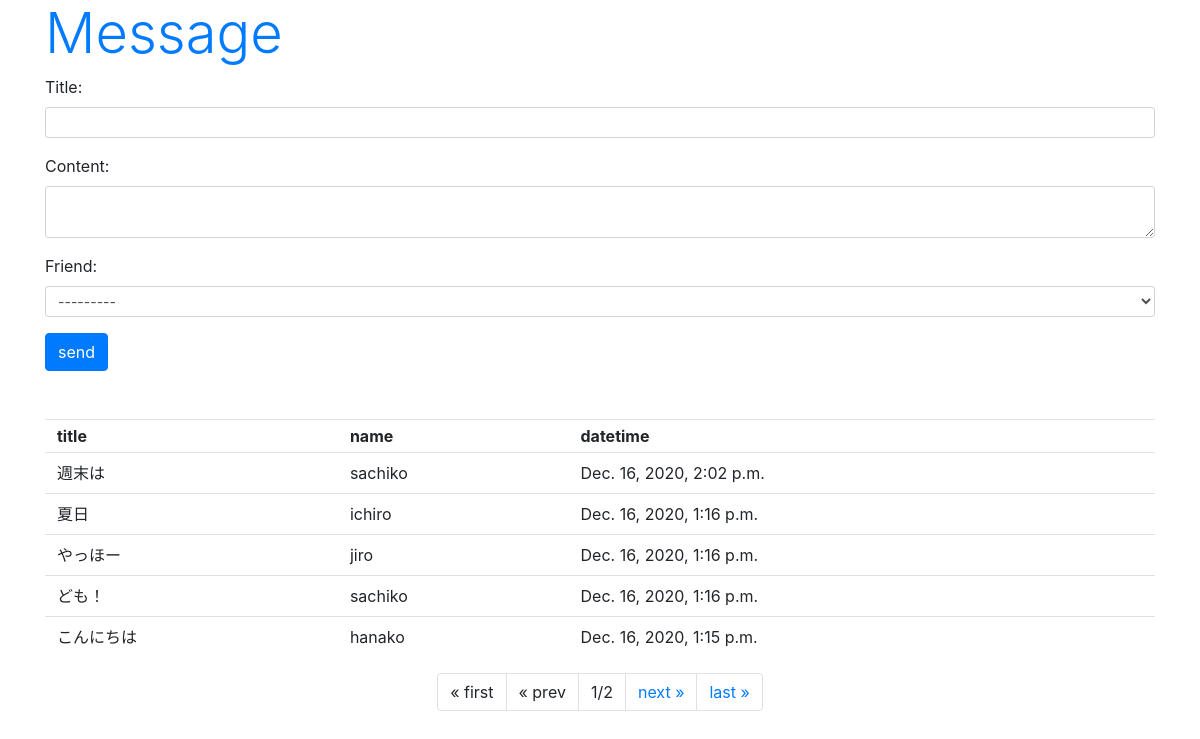
Page /hello/message/ on the committed database.
### hello/models.py (models this page shows, shortened)
class Message(models.Model):
  friend = models.ForeignKey(Friend, on_delete=models.CASCADE)
  title = models.CharField(max_length=100)
  content = models.CharField(max_length=300)
  pub_date = models.DateTimeField(auto_now_add=True)
  class Meta:
    ordering = ('pub_date',)

class Friend(models.Model):
  name = models.CharField(max_length=100, \
    validators=[number_only])
  mail = models.EmailField(max_length=200)
  gender = models.BooleanField()
  age = models.IntegerField()
  birthday = models.DateField()
  def __str__(self):
    return '<Friend:id=' + str(self.id) + ', ' + \
      self.name + '(' + str(self.age) + ')>'

### hello/views.py (the view)
# urls.py: path('message/', views.message, name='message'),
def message(request, page=1):
  if(request.method == 'POST'):
    obj = Message()
    form = MessageForm(request.POST, instance=obj)
    form.save()
  data = Message.objects.all().reverse()
  pagination = Paginator(data, 5)
  params = {
    'title': 'Message',
    'form': MessageForm(),
    'data': pagination.get_page(page),
  }
  return render(request, 'hello/message.html', params)

### hello/forms.py
class MessageForm(forms.ModelForm):
  class Meta:
    model = Message
    fields = ['title', 'content', 'friend']
    widgets = {
      'title': forms.TextInput(attrs={'class':'form-control form-control-sm'}),
      'content': forms.Textarea(attrs={'class':'form-control form-control-sm', 'rows':2}),
      'friend': forms.Select(attrs={'class':'form-control form-control-sm'}),
    }

### hello/templates/hello/message.html (shortened to what this page needs)
{% load static %}
<!DOCTYPE html>
<html lang="ja">
<head>
  <link rel="stylesheet" href="https://stackpath.bootstrapcdn.com/bootstrap/4.3.1/css/bootstrap.min.css">
</head>
<body class="container">
  <h1 class="display-4 text-primary">{{title}}</h1>
  <form action="{% url 'message' %}" method="post">
    {{form.as_p}}
    <input type="submit" value="send" class="btn btn-primary">
  </form>
  <table class="table">
    <tr>
      <th class="py-1">title</th>
      <th class="py-1">name</th>
      <th class="py-1">datetime</th>
    </tr>
    {% for item in data %}
      <tr>
        <td class="py-2">{{item.title}}</td>
        <td class="py-2">{{item.friend.name}}</td>
        <td class="py-2">{{item.pub_date}}</td>
      </tr>
    {% endfor %}
  </table>
  <ul class="pagination justify-content-center">
    {% if data.has_previous%}
      <li class="page-item">
        <a href="{% url 'message' %}" class="page-link">&laquo; first</a>
      </li>
      <li class="page-item">
        <a href="{% url 'message' %}{{data.previous_page_number}}" class="page-link">&laquo; prev</a>
      </li>
    {% else %}
      <li class="page-item">
        <a class="page-link">&laquo; first</a>
      </li>
      <li class="page-item">
        <a class="page-link">&laquo; prev</a>
      </li>
    {% endif %}
    <li class="page-item">
      <a class="page-link">{{data.number}}/{{data.paginator.num_pages}}</a>
    </li>
    {% if data.has_next %}
      <li class="page-item">
       <a href="{% url 'message' %}{{data.next_page_number}}" class="page-link">next &raquo;</a>
      </li>
      <li class="page-item">
        <a href="{% url 'message' %}{{data.paginator.num_pages}}" class="page-link">last &raquo;</a>
      </li>
    {% endif %}
  </ul>
</body>
</html>

### rows in the picture
Message: title "週末は", friend.name "sachiko", pub_date "Dec. 16, 2020, 2:02 p.m."
Message: title "夏日", friend.name "ichiro", pub_date "Dec. 16, 2020, 1:16 p.m."
Message: title "やっほー", friend.name "jiro", pub_date "Dec. 16, 2020, 1:16 p.m."
Message: title "ども！", friend.name "sachiko", pub_date "Dec. 16, 2020, 1:16 p.m."
Message: title "こんにちは", friend.name "hanako", pub_date "Dec. 16, 2020, 1:15 p.m."

### other values in the picture
{{ title }} "Message"
{{ data.number }} "1"
{{ data.paginator.num_pages }} "2"
